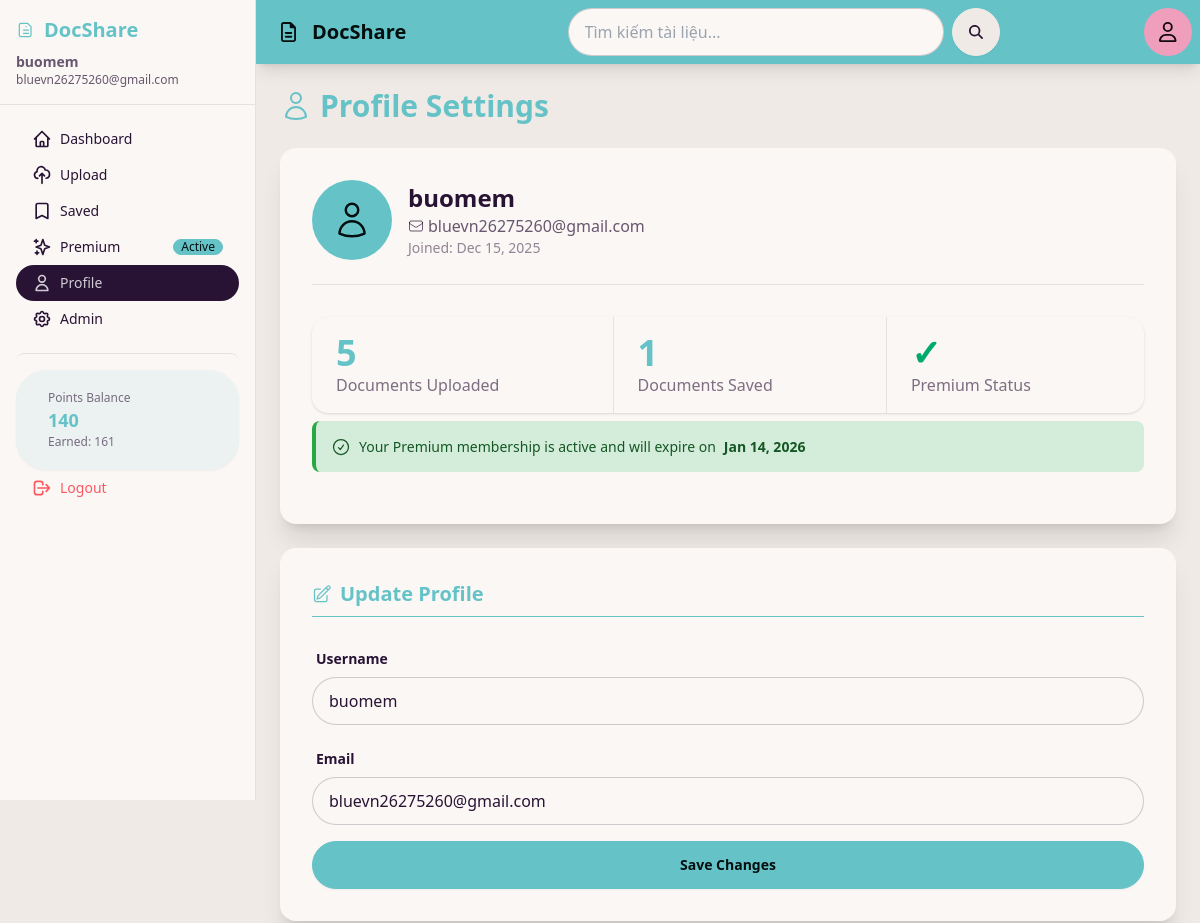
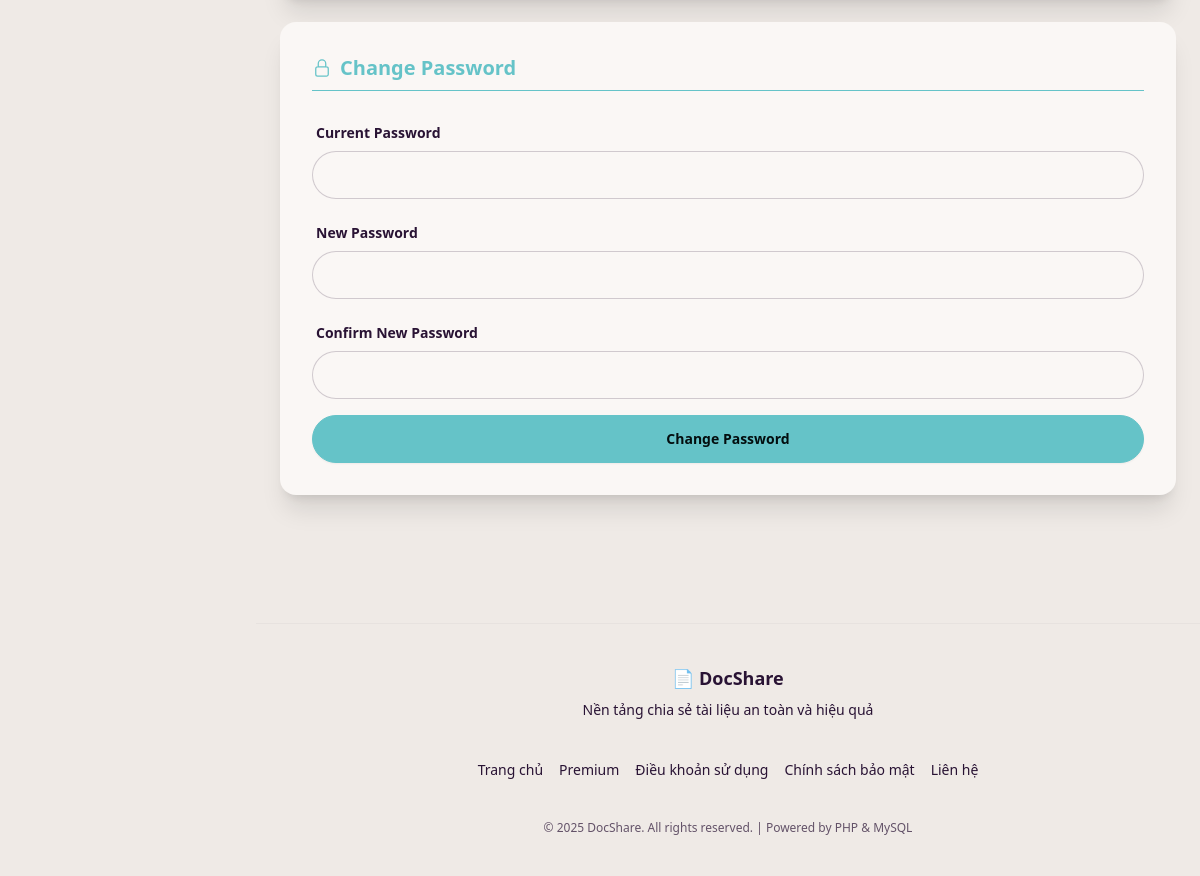
The app's page /profile.php (signed in) with its own data (2 pictures, top to bottom).
### tables this page shows
CREATE TABLE `users` (
  `id` int NOT NULL,
  `username` varchar(50) NOT NULL,
  `email` varchar(100) NOT NULL,
  `role` enum('user','admin') DEFAULT 'user',
  `password` varchar(255) NOT NULL,
  `created_at` timestamp NULL DEFAULT CURRENT_TIMESTAMP,
  `verified_documents_count` int DEFAULT '0'
);

CREATE TABLE `user_points` (
  `id` int NOT NULL,
  `user_id` int NOT NULL,
  `current_points` int DEFAULT '0',
  `total_earned` int DEFAULT '0',
  `total_spent` int DEFAULT '0',
  `last_updated` timestamp NULL DEFAULT CURRENT_TIMESTAMP ON UPDATE CURRENT_TIMESTAMP
);

CREATE TABLE `premium` (
  `id` int NOT NULL,
  `user_id` int NOT NULL,
  `plan_type` enum('monthly','free_trial') DEFAULT 'monthly',
  `start_date` datetime DEFAULT CURRENT_TIMESTAMP,
  `end_date` datetime NOT NULL,
  `is_active` tinyint(1) DEFAULT '1'
);

### profile.php (the view, shortened to what the rows shown need)
<?php
require_once 'config/auth.php';
require_once 'config/premium.php';
$user_id = getCurrentUserId();
$premium_info = getPremiumInfo($user_id);
$show_countdown = false;
?>
<?php include 'includes/head.php'; ?>
<?php include 'includes/sidebar.php'; ?>
<div class="drawer-content flex flex-col">
    <?php include 'includes/navbar.php'; ?>
    <main class="flex-1 p-6">
        <h1 class="text-3xl font-bold text-primary mb-6 flex items-center gap-2">
            Profile Settings
        </h1>
        <div class="card bg-base-100 shadow-xl mb-6">
            <div class="card-body">
                <div class="flex items-center gap-4 mb-6 pb-6 border-b border-base-300">
                    <div>
                        <h2 class="text-2xl font-bold"><?= htmlspecialchars($user['username']) ?></h2>
                        <p class="text-base-content/70 flex items-center gap-1">
                            <?= htmlspecialchars($user['email']) ?>
                        </p>
                        <p class="text-sm text-base-content/50">Joined: <?= date('M d, Y', strtotime($user['created_at'])) ?></p>
                    </div>
                </div>
        <?php if($show_countdown): ?>
        <div style="background: linear-gradient(135deg, #ffd700, #ffed4e); padding: 20px; border-radius: 8px; margin-bottom: 20px; border-left: 4px solid #ff9800;">
            <div style="display: flex; justify-content: space-between; align-items: center; margin-bottom: 10px;">
                <div>
                    <h3 style="color: #333; font-size: 16px; margin-bottom: 5px;" class="flex items-center gap-2">
                        <svg xmlns="http://www.w3.org/2000/svg" fill="none" viewBox="0 0 24 24" stroke-width="1.5" stroke="currentColor" class="w-5 h-5">
                            <path stroke-linecap="round" stroke-linejoin="round" d="M12 6v6h4.5m4.5 0a9 9 0 1 1-18 0 9 9 0 0 1 18 0Z" />
                        </svg>
                        Premium Expiring Soon
                    </h3>
                    <p style="color: #555; font-size: 13px;">Your Premium membership will expire in:</p>
                </div>
            </div>
            <div style="display: grid; grid-template-columns: repeat(2, 1fr); gap: 10px; margin-top: 15px;">
                <div style="background: white; padding: 15px; border-radius: 6px; text-align: center;">
                    <div style="font-size: 28px; font-weight: 700; color: #ff9800;">
                        <?= $days_remaining ?>
                    </div>
                    <div style="font-size: 12px; color: #999; margin-top: 5px;">Days</div>
                </div>
                <div style="background: white; padding: 15px; border-radius: 6px; text-align: center;">
                    <div style="font-size: 28px; font-weight: 700; color: #ff9800;">
                        <?= $hours_remaining ?>
                    </div>
                    <div style="font-size: 12px; color: #999; margin-top: 5px;">Hours</div>
                </div>
            </div>
            <p style="color: #555; font-size: 13px; margin-top: 15px; text-align: center;">
                Expires on: <strong><?= date('M d, Y H:i', strtotime($premium_info['end_date'])) ?></strong>
            </p>
            <div style="margin-top: 15px;">
                <a href="premium.php" style="display: inline-block; width: 100%; padding: 12px; background: #667eea; color: white; text-decoration: none; border-radius: 6px; text-align: center; font-weight: 600; transition: background 0.3s;">
                    Renew Premium Now
                </a>
            </div>
        </div>
        <?php elseif($is_premium): ?>
        <div style="background: #d4edda; padding: 15px; border-radius: 8px; margin-bottom: 20px; border-left: 4px solid #28a745; color: #155724;">
            <p style="font-size: 14px; margin: 0;" class="flex items-center gap-2">
                <svg xmlns="http://www.w3.org/2000/svg" fill="none" viewBox="0 0 24 24" stroke-width="1.5" stroke="currentColor" class="w-5 h-5">
                    <path stroke-linecap="round" stroke-linejoin="round" d="M9 12.75 11.25 15 15 9.75M21 12a9 9 0 1 1-18 0 9 9 0 0 1 18 0Z" />
                </svg>
                Your Premium membership is active and will expire on <strong><?= date('M d, Y', strtotime($premium_info['end_date'])) ?></strong>
            </p>
        </div>
        <?php endif; ?>
            </div>
        </div>
        <div class="card bg-base-100 shadow-xl mb-6">
            <div class="card-body">
                <form method="POST" class="space-y-4">
                    <div class="form-control">
                        <label class="label">
                            <span class="label-text font-semibold">Username</span>
                        </label>
                        <input type="text" name="username" value="<?= htmlspecialchars($user['username']) ?>"
                               class="input input-bordered" required>
                    </div>
                    <div class="form-control">
                        <label class="label">
                            <span class="label-text font-semibold">Email</span>
                        </label>
                        <input type="email" name="email" value="<?= htmlspecialchars($user['email']) ?>"
                               class="input input-bordered" required>
                    </div>
                </form>
            </div>
        </div>
    </main>
    <?php include 'includes/footer.php'; ?>

### includes/sidebar.php (shortened to what the rows shown need)
<?php
require_once __DIR__ . '/../config/auth.php';
require_once __DIR__ . '/../config/points.php';
$user_points = null;
$user_info = null;
if(isset($_SESSION['user_id'])) {
    $user_id = getCurrentUserId();
    $user_points = getUserPoints($user_id);
    $user_info = getUserInfo($user_id);
}
?>
<div class="drawer lg:drawer-open">
    <div class="drawer-side z-50">
        <aside class="w-64 min-h-full bg-base-100 border-r border-base-300">
            <div class="p-4 border-b border-base-300">
                <h2 class="text-xl font-bold text-primary flex items-center gap-2">
                    <svg xmlns="http://www.w3.org/2000/svg" fill="none" viewBox="0 0 24 24" stroke-width="1.5" stroke="currentColor" class="w-5 h-5">
                        <path stroke-linecap="round" stroke-linejoin="round" d="M9 12h6m-6 4h6m-3-8h.01M4 6a2 2 0 012-2h8l4 4v10a2 2 0 01-2 2H6a2 2 0 01-2-2V6z" />
                    </svg>
                    DocShare
                </h2>
                <?php if(isset($_SESSION['user_id'])): ?>
                    <div class="mt-2 text-sm text-base-content/70">
                        <div class="font-semibold"><?= htmlspecialchars($user_info['username'] ?? getCurrentUsername()) ?></div>
                        <div class="text-xs"><?= htmlspecialchars($user_info['email'] ?? '') ?></div>
                    </div>
                <?php endif; ?>
            </div>
            <ul class="menu p-4 w-full text-base-content">
                <?php if(isset($_SESSION['user_id'])): ?>
                    <?php if($user_points): ?>
                        <li>
                            <div class="stats stats-vertical shadow-sm bg-primary/10">
                                <div class="stat py-3 px-4">
                                    <div class="stat-title text-xs">Points Balance</div>
                                    <div class="stat-value text-lg text-primary"><?= number_format($user_points['current_points']) ?></div>
                                    <div class="stat-desc text-xs">Earned: <?= number_format($user_points['total_earned']) ?></div>
                                </div>
                            </div>
                        </li>
                    <?php endif; ?>
                <?php endif; ?>
            </ul>
        </aside>
    </div>

### records on screen
users: username "buomem", email "bluevn26275260@gmail.com", created_at "Dec 15, 2025"
user_points: current_points "140", total_earned "161"
premium: end_date "Jan 14, 2026"

### other values on screen
$my_docs_count "5"
$saved_docs_count "1"
